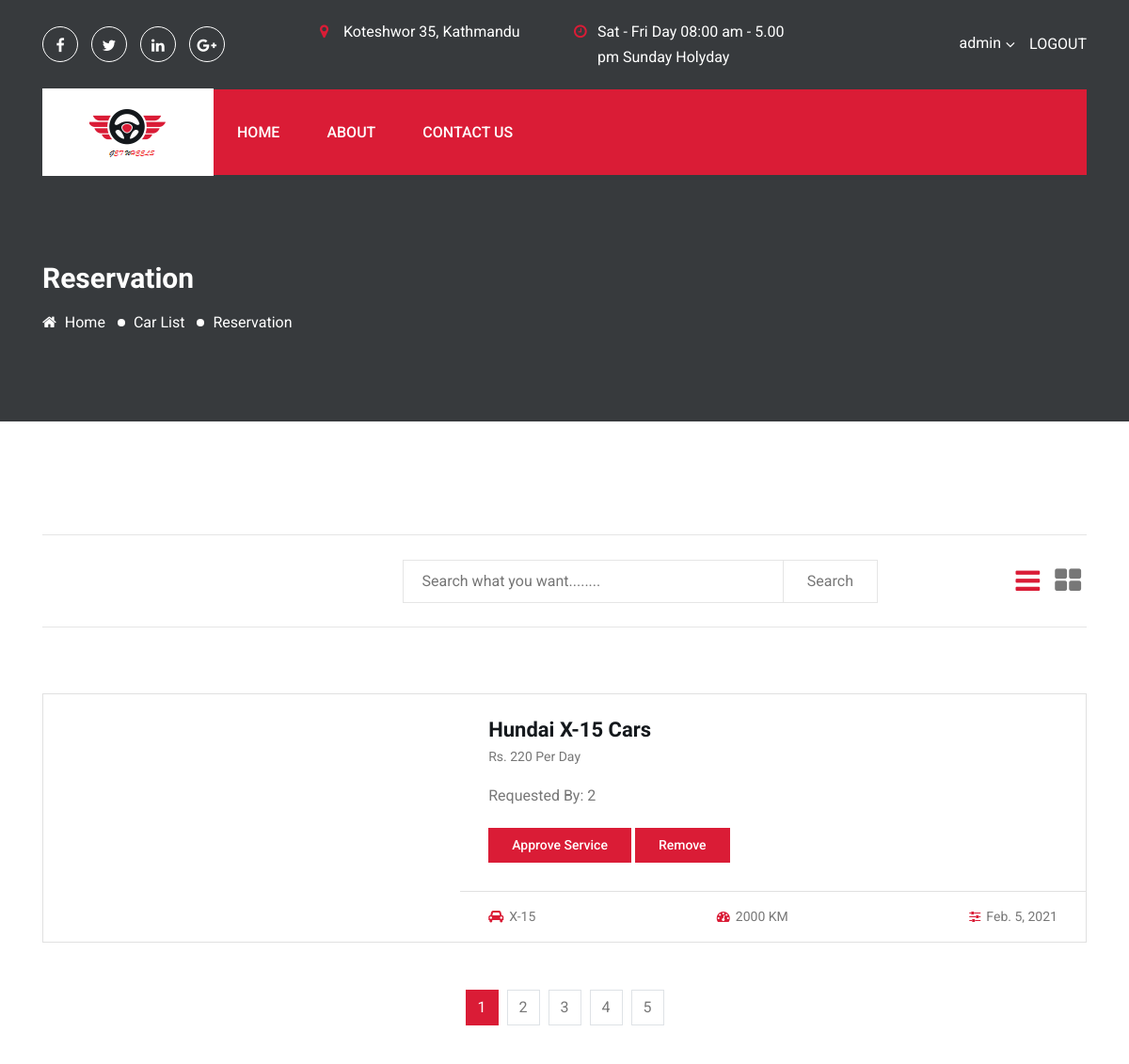
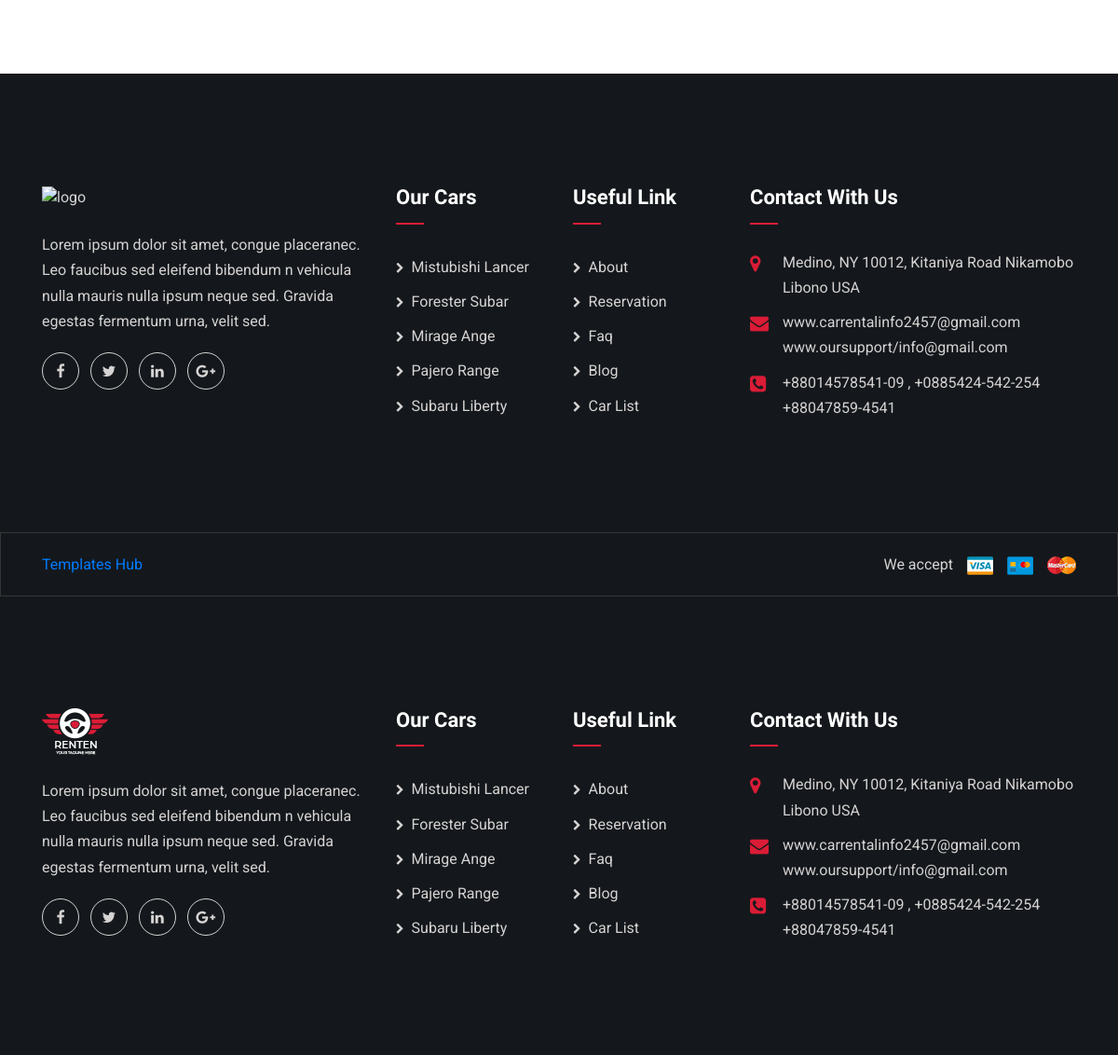
The page /renterprofile/ (signed in) on the database its author committed (2 pictures, top to bottom).
### home/models.py (models this page shows, shortened)
class VehicleAvailable(models.Model):
    user = models.ForeignKey(settings.AUTH_USER_MODEL,on_delete=models.CASCADE,default=None,null=True)
    type = models.TextField()
    manufacturer_company = models.TextField(max_length=100)
    model = models.TextField(max_length=100)
    pickup = models.TextField(max_length=300)
    dropup = models.TextField(max_length=300)
    available_till_time = models.TimeField(null= True,blank=True)
    available_till_date = models.DateField()
    description = models.TextField(max_length=500)
    image = models.TextField()
    priceph = models.IntegerField()
    km_travelled = models.IntegerField()
    slug  = models.SlugField(unique=True)
    ordered = models.BooleanField(default=False)
    def __str__(self):
        title=self.manufacturer_company+" "+self.model+" "+self.type
        return title

### home/views.py (the view, shortened to what this page needs)
class RenterProfile(BaseView):
    def get(self,request):
        self.template_context['rentvehicles'] = VehicleAvailable.objects.filter(user__id=self.request.user.id)
        vehicle_req = VehicleAvailable.objects.get(user = request.user )
        self.template_context ['requests'] = UserAvailable.objects.filter(items = vehicle_req )
        print(self.template_context['rentvehicles'])
        query = request.GET.get('query')
        return render(request,'rent-profile.html',self.template_context)

### home/forms.py
class ConsultaionForm(ModelForm):
    class Meta:
        model = Consultaion
        fields = '__all__'

### home/templates/rent-profile.html (shortened to what this page needs)
{% extends 'base.html' %}
{% load static %}
{% block content %}
<section class="inner-page-banner bg_img overlay-3" data-background="{%static 'assets/images/inner-page-bg.jpg' %}">
    <div class="container">
        <div class="row">
            <div class="col-md-12">
                <h2 class="page-title">reservation</h2>
                <ol class="page-list">
                    <li><a href="index.html"><i class="fa fa-home"></i> Home</a></li>
                    <li><a href="#0">car list</a></li>
                    <li>reservation</li>
                </ol>
            </div>
        </div>
    </div>
</section>
<section class="car-search-section pt-120 pb-120">
    <div class="container">
        <div class="row">
            <div class="col-lg-12">
                <div class="car-search-filter-area">
                    <div class="car-search-filter-form-area">
                        <form class="car-search-filter-form">
                            <div class="row justify-content-between">
                                <div class="col-lg-4 col-md-5 col-sm-6">
                                </div>
                                <div class="col-lg-7 col-md-7 col-sm-6 d-flex">
                                    <input type="text" name="query" id="car_search"
                                           placeholder="Search what you want........">
                                    <button class="search-submit-btn">Search</button>
                                </div>
                            </div>
                        </form>
                    </div>
                    <div class="view-style-toggle-area">
                        <button class="view-btn list-btn active"><i class="fa fa-bars"></i></button>
                        <button class="view-btn grid-btn"><i class="fa fa-th-large"></i></button>
                    </div>
                </div>
            </div>
        </div>
        <div class="row mt-70">
            <div class="col-lg-12">
                <div class="car-search-result-area list--view row mb-none-30">
                    {% for renter in rentvehicles %}
                    <div class="col-md-6 col-12">
                        <div class="car-item car-item--style2">
                            <div class="thumb bg_img" data-background="{{renter.image}}"></div>
                            <div class="car-item-body">
                                <div class="content">
                                    <h4 class="title">{{renter.manufacturer_company}} {{renter.model}}
                                        {{renter.type}}</h4>
                                    <span class="price"> Rs. {{renter.priceph}} per day</span>
                                        <p>Requested By:  {{requests.count}}</p>
                                        <a>
                                        <form method="get" action="{% url 'home:approve-rent' slug=renter.slug %}">
                                            <button class="cmn-btn" > Approve service </button>
                                        </form>
                                    </a>
                                    <a>
                                        <form method="post" action="{% url 'home:cancel' slug=renter.slug %}" >
                                            <button type="submit" class="cmn-btn" name="cmn-btn"> Remove </button>
                                        </form>
                                    </a>
                                </div>
                                <div class="car-item-meta">
                                    <ul class="details-list">
                                        <li><i class="fa fa-car"></i>{{renter.model}}</li>
                                        <li><i class="fa fa-tachometer"></i>{{renter.km_travelled}} KM</li>
                                        <li><i class="fa fa-sliders"></i>{{renter.available_till_date}}</li>
                                    </ul>
                                </div>
                            </div>
                        </div>
                    </div>
                    {% endfor %}
                </div>
                <nav class="d-pagination" aria-label="Page navigation example">
                    <ul class="pagination justify-content-center">
                        <li class="page-item active"><a class="page-link" href="#">1</a></li>
                        <li class="page-item"><a class="page-link" href="#">2</a></li>
                        <li class="page-item"><a class="page-link" href="#">3</a></li>
                        <li class="page-item"><a class="page-link" href="#">4</a></li>
                        <li class="page-item"><a class="page-link" href="#">5</a></li>
                    </ul>
                </nav>
            </div>
        </div>
    </div>
</section>
<footer class="footer-section">
    <div class="footer-top pt-120 pb-120">
        <div class="container">
            <div class="row">
                <div class="col-lg-4 col-sm-8">
                    <div class="footer-widget widget-about">
                        <div class="widget-about-content">
                            <a href="index.html" class="footer-logo"><img
                                    src="{%static 'assets/images/logo-footer.png ' %}" alt="logo"></a>
                            <p>Lorem ipsum dolor sit amet, congue placeranec. Leo faucibus sed eleifend bibendum n
                                vehicula nulla mauris nulla ipsum neque sed. Gravida egestas fermentum urna, velit
                                sed. </p>
                            <ul class="social-links">
                                <li><a href="#0"><i class="fa fa-facebook"></i></a></li>
                                <li><a href="#0"><i class="fa fa-twitter"></i></a></li>
                                <li><a href="#0"><i class="fa fa-linkedin"></i></a></li>
                                <li><a href="#0"><i class="fa fa-google-plus"></i></a></li>
                            </ul>
                        </div>
                    </div>
                </div>
                <div class="col-lg-2 col-sm-4">
                    <div class="footer-widget widget-menu">
                        <h4 class="widget-title">our cars</h4>
                        <ul>
                            <li><a href="#0">mistubishi lancer</a></li>
                            <li><a href="#0">forester subar</a></li>
                            <li><a href="#0">mirage ange</a></li>
                            <li><a href="#0">pajero range</a></li>
                            <li><a href="#0">subaru liberty</a></li>
                        </ul>
                    </div>
                </div>
                <div class="col-lg-2 col-sm-4">
                    <div class="footer-widget widget-menu">
                        <h4 class="widget-title">useful link</h4>
                        <ul>
                            <li><a href="#0">about</a></li>
                            <li><a href="#0">reservation</a></li>
                            <li><a href="#0">faq</a></li>
                            <li><a href="#0">blog</a></li>
                            <li><a href="#0">car list</a></li>
                        </ul>
                    </div>
                </div>
                <div class="col-lg-4 col-sm-8">
                    <div class="footer-widget widget-address">
                        <h4 class="widget-title">contact with us</h4>
                        <ul>
                            <li>
                                <i class="fa fa-map-marker"></i>
                                <span>Medino, NY 10012, Kitaniya Road Nikamobo Libono USA</span>
                            </li>
                            <li>
                                <i class="fa fa-envelope"></i>
                                <span>www.carrentalinfo2457@gmail.com www.oursupport/info@gmail.com</span>
                            </li>
                            <li>
                                <i class="fa fa-phone-square"></i>
                                <span>+88014578541-09 , +0885424-542-254 +88047859-4541</span>
                            </li>
                        </ul>
                    </div>
                </div>
            </div>
        </div>
    </div>
    <div class="footer-bottom">
        <div class="container">
            <div class="row justify-content-between">
                <div class="col-sm-6">
                    <p class="copy-right-text"><a href="templateshub.net">Templates Hub</a></p>
                </div>
                <div class="col-sm-6">
                    <ul class="payment-method d-flex justify-content-end">
                        <li>We accept</li>
                        <li><img src="{%static 'assets/images/money-method/1.png' %}" alt="image"></li>
                        <li><img src="{%static 'assets/images/money-method/2.png' %}" alt="image"></li>
                        <li><img src="{%static 'assets/images/money-method/3.png' %}" alt="image"></li>
                    </ul>
                </div>
            </div>
        </div>
    </div>
</footer>
{% endblock %}

### rows shown on the page
VehicleAvailable: manufacturer_company "Hundai", model "X-15", type "Cars", priceph "220", count "2", km_travelled "2000", available_till_date "Feb. 5, 2021"
